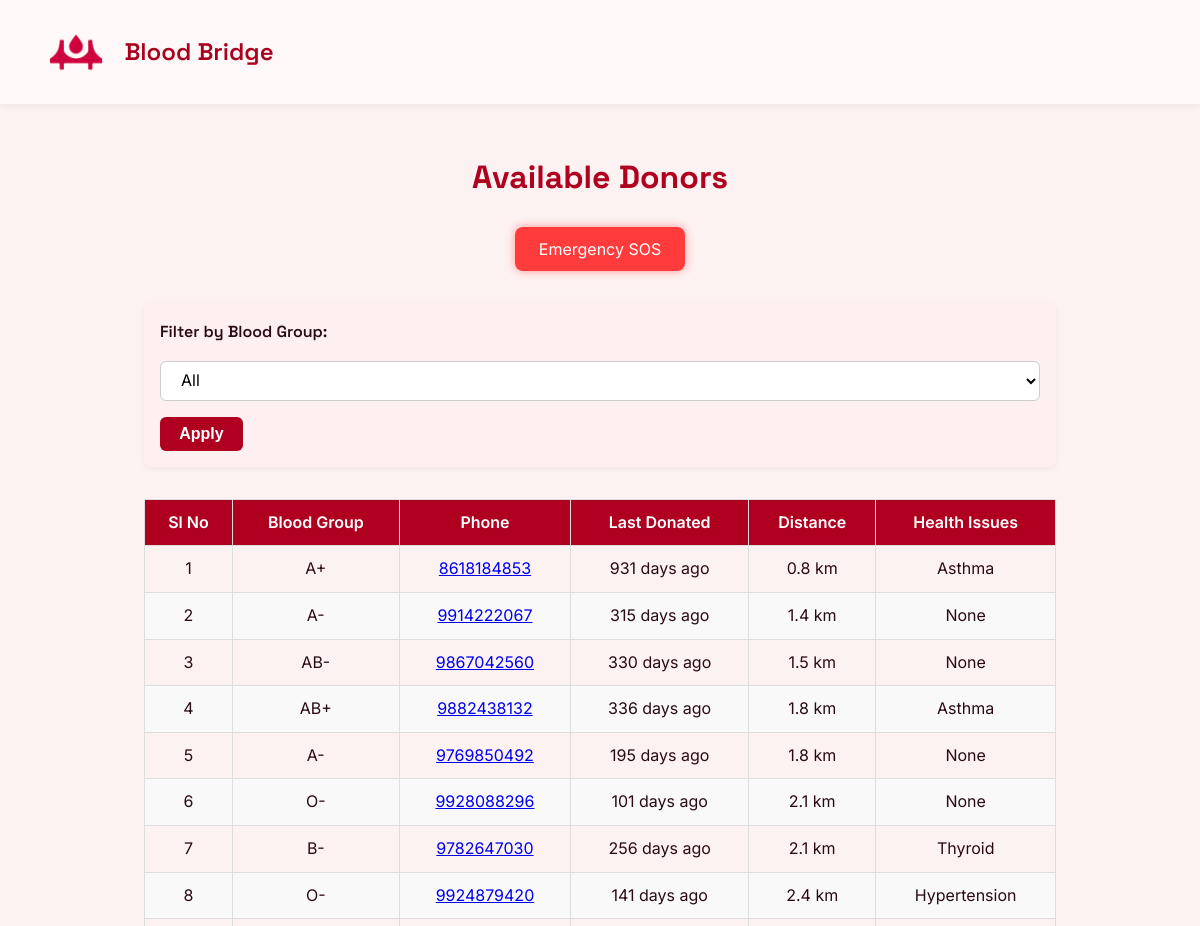
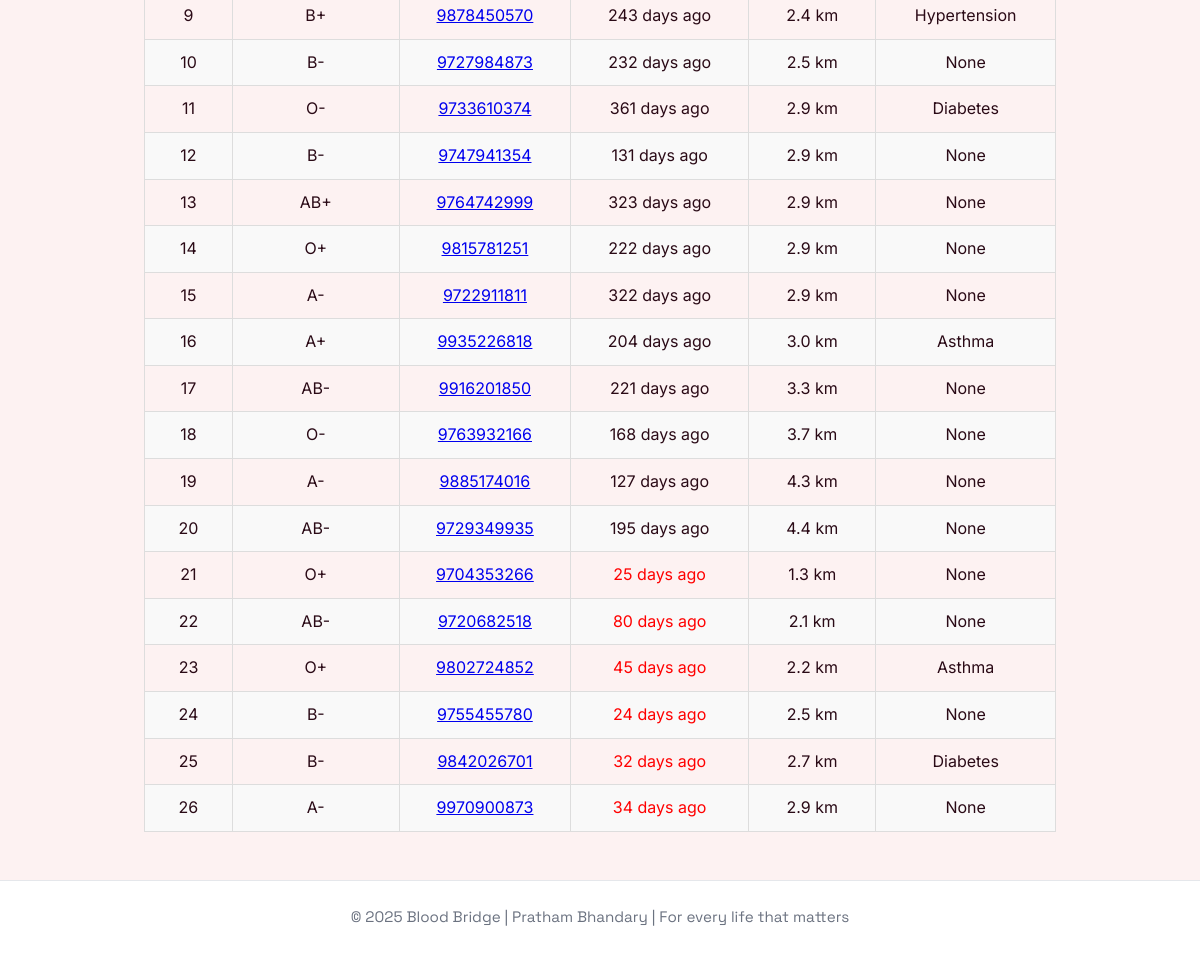
The page /hospital-dashboard (signed in) on the database as committed earlier (2 pictures, top to bottom).
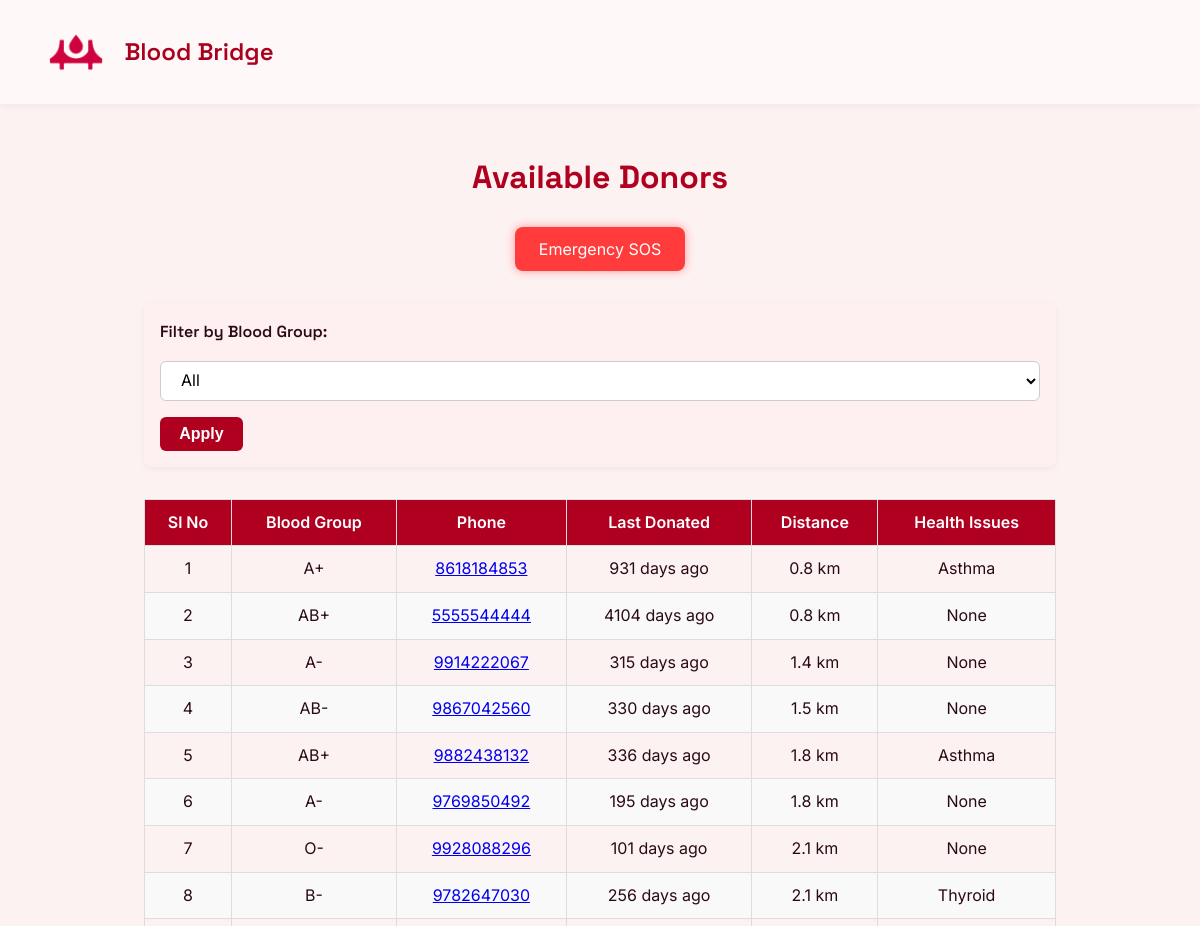
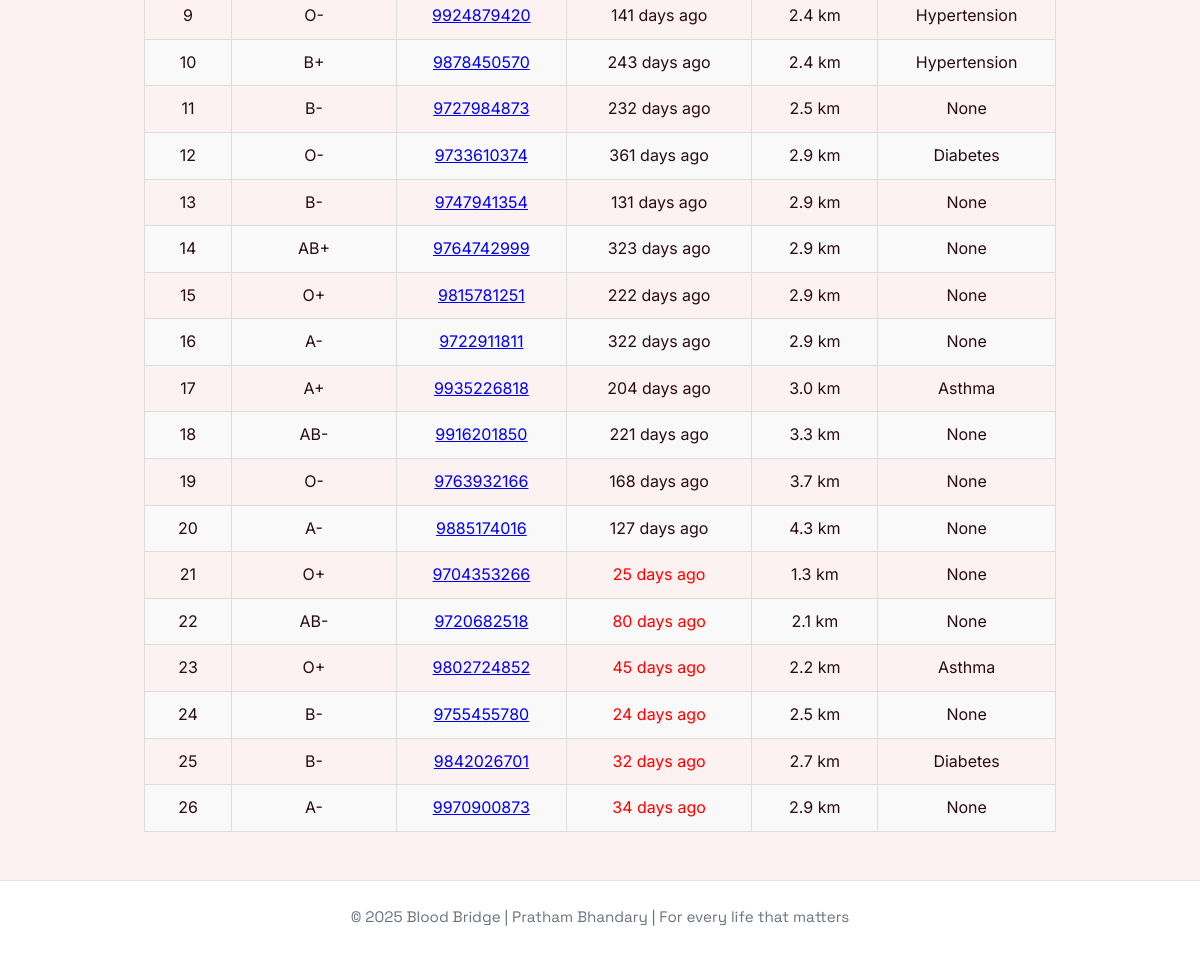
The same page on the database as committed later (2 pictures, top to bottom).
### tables this page shows
CREATE TABLE donors (
            id INTEGER PRIMARY KEY AUTOINCREMENT,
            name TEXT NOT NULL,
            email TEXT UNIQUE NOT NULL,
            phone TEXT NOT NULL,
            dob TEXT NOT NULL,
            blood_group TEXT NOT NULL,
            address_line TEXT,
            city TEXT,
            state TEXT,
            pincode TEXT,
            latitude REAL,
            longitude REAL,
            notify INTEGER DEFAULT 1,
            last_donated TEXT,
            health_problems TEXT
        );

### run.py (the view)
@app.route("/hospital-dashboard")
def hospital_dashboard():
    print(session.get('hospital_data'))
    if session.get('hospital_data'):
        hospital = session.get('hospital_data')
        hospital_lat = hospital['latitude']
        hospital_lon = hospital['longitude']
        selected_group = request.args.get("blood_group")
        raw_donors = get_all_donors()
        processed_donors = []
        for donor in raw_donors:
            dist = (
                calculate_distance(hospital_lat, hospital_lon, donor['latitude'], donor['longitude'])
                if donor['latitude'] and donor['longitude'] else float('inf')
            )
            last_donated_days = days_since(donor.get('last_donated'))
            eligible = is_eligible_to_donate(donor.get('last_donated'))
            if not selected_group or donor['blood_group'] == selected_group:
                processed_donors.append({
                    "blood_group": donor["blood_group"],
                    "contact": donor["phone"],
                    "distance": dist,
                    "last_donated_days": last_donated_days,
                    "diseases": donor.get("health_problems", "None"),
                    "eligible": eligible
                })
        eligible_donors = sorted([d for d in processed_donors if d['eligible']], key=lambda d: d['distance'])
        ineligible_donors = [d for d in processed_donors if not d['eligible']]
        top_eligible = eligible_donors[:20]
        if top_eligible:
            max_distance = top_eligible[-1]['distance']
        else:
            max_distance = float('inf')  # fallback if no eligible donors
        nearby_ineligible = [d for d in ineligible_donors if d['distance'] <= max_distance]
        final_donors = top_eligible + sorted(nearby_ineligible, key=lambda d: d['distance'])
        return render_template("hospital-dashboard.html", donors=final_donors)
    return redirect(url_for("hospital_login"))

### database.py (called while the page is built)
def get_all_donors():
    conn = sqlite3.connect(DATABASE)
    conn.row_factory = sqlite3.Row
    c = conn.cursor()
    c.execute('SELECT * FROM donors')
    donors = c.fetchall()
    conn.close()
    return [dict(row) for row in donors]

def calculate_distance(lat1, lon1, lat2, lon2):
    R = 6371  # Radius of Earth in km
    dlat = radians(lat2 - lat1)
    dlon = radians(lon2 - lon1)
    a = sin(dlat/2)**2 + cos(radians(lat1)) * cos(radians(lat2)) * sin(dlon/2)**2
    c = 2 * atan2(sqrt(a), sqrt(1 - a))
    return round(R * c, 1)

def days_since(date_str):
    try:
        date = datetime.strptime(date_str, '%Y-%m-%d')
        return (datetime.now() - date).days
    except:
        return "N/A"

def is_eligible_to_donate(last_donated_date_str):
    if not last_donated_date_str:
        return True  # No record means never donated — eligible
    try:
        last_donated = datetime.strptime(last_donated_date_str, "%Y-%m-%d")
        return (datetime.now() - last_donated).days >= 90
    except:
        return False  # Invalid date format

### templates/hospital-dashboard.html (shortened to what this page needs)
<!DOCTYPE html>
<html lang="en">
<head>
  <link rel="stylesheet" href="{{ url_for('static', filename='css/style.css') }}" />
</head>
<body>
  <header>
    <nav class="navbar">
      <div class="logo"><img src="{{ url_for('static', filename='resourses/logo4.png') }}" alt="" class="logo-img"><span style="padding-left: 10px;">Blood Bridge</span></div>
    </nav>
  </header>
  <section class="container donor-list">
    <h2>Available Donors</h2>
    <form action="/sos" method="post" class="sos">
      <button type="submit" class="sos-button">Emergency SOS</button>
    </form>
    <div class="form-group">
        <form method="get" action="/hospital-dashboard" class="filter-form">
            <label for="blood_group">Filter by Blood Group:</label>
            <select name="blood_group" id="blood_group">
                <option value="">All</option>
            </select>
            <button type="submit">Apply</button>
        </form>
    </div>
    <table class="donor-table">
  <thead>
    <tr>
      <th>Sl No</th>
      <th>Blood Group</th>
      <th>Phone</th>
      <th>Last Donated</th>
      <th>Distance</th>
      <th>Health Issues</th>
    </tr>
  </thead>
    <tbody>
            {% for donor in donors %}
                <tr>
                    <td>{{ loop.index }}</td>
                    <td>{{ donor.blood_group }}</td>
                    <td><a href="tel:+91{{ donor.contact }}">{{ donor.contact }}</a></td>
                    <td class="{{ 'eligible' if donor.eligible else 'not-eligible' }}">
                        {{ donor.last_donated_days }} days ago
                    </td>
                    <td>{{ donor.distance }} km</td>
                    <td>{{ donor.diseases or 'None' }}</td>
                </tr>
            {% endfor %}
        </tbody>
    </table>
    </section>
  <footer>
    <div class="footer-content">
      <p>&copy; 2025 Blood Bridge | Pratham Bhandary | For every life that matters</p>
    </div>
  </footer>
</body>
</html>

### static/css/style.css (style rules this page uses)
:root { --primary: #b00020; --accent: #f47c7c; --bg-light: #fdf2f2; --text: #2a0a16; --white: #ffffff; --shadow: rgba(0, 0, 0, 0.08); --radius: 12px; --transition: 0.3s ease; }
* { margin: 0; padding: 0; box-sizing: border-box; }
body { font-family: 'Inter', sans-serif; background: var(--bg-light); color: var(--text); line-height: 1.6; scroll-behavior: smooth; }
.navbar { display: flex; justify-content: space-between; align-items: center; padding: 1.2rem 2rem; background: var(--white); box-shadow: 0 2px 8px var(--shadow); position: sticky; top: 0; z-index: 1000; }
.logo { font-size: 1.6rem; font-weight: 700; color: var(--primary); }
.container { max-width: 960px; margin: 3rem auto; padding: 0 1.5rem; }
footer { background: var(--white); border-top: 1px solid #e5e7eb; padding: 1.5rem; text-align: center; font-size: 0.95rem; color: #6b7280; }
h1, h2, .logo { font-family: 'Space Grotesk', sans-serif; }
.register-form input, .register-form textarea, select { width: 100%; padding: 0.8rem 1rem; font-size: 1rem; border: 1px solid #ccc; border-radius: 12px; background-color: #f9f9f9; transition: border 0.3s ease, background-color 0.3s ease; font-family: 'Inter', sans-serif; }
.donor-list h2 { font-family: 'Space Grotesk', sans-serif; font-size: 2rem; color: var(--primary); margin-bottom: 1.5rem; text-align: center; }
.donor-table { width: 100%; border-collapse: collapse; margin-top: 30px; font-family: 'Inter', sans-serif; }
.donor-table th, .donor-table td { border: 1px solid #ddd; padding: 10px; text-align: center; }
.donor-table th { background-color: var(--primary); color: white; font-weight: 600; }
.donor-table tr:nth-child(even) { background-color: #f9f9f9; }
.filter-form { display: flex; flex-wrap: wrap; align-items: center; gap: 1rem; margin: 2rem 0; padding: 1rem; background-color: #fef0f0; border-radius: 8px; box-shadow: 0 2px 6px rgba(0, 0, 0, 0.05); }
.filter-form label { font-weight: 600; color: var(--text); }
.filter-form select { padding: 0.5rem 1rem; border: 1px solid #ccc; border-radius: 6px; font-size: 1rem; background-color: #fff; min-width: 120px; cursor: pointer; }
.filter-form button { padding: 0.5rem 1.2rem; background-color: var(--primary); color: #fff; border: none; border-radius: 6px; font-size: 1rem; font-weight: 600; cursor: pointer; transition: background-color 0.3s ease; }
.sos-button { background-color: #ff3b3b; color: #fff; border: none; padding: 0.75rem 1.5rem; font-size: 1rem; border-radius: 8px; cursor: pointer; transition: background-color 0.3s ease; font-family: 'Inter', sans-serif; box-shadow: 0 0 10px rgba(255, 59, 59, 0.5); }
.sos { display: flex; justify-content: center; }
.logo { display: flex; align-items: center; justify-content: center; padding: 1rem; background-color: auto; }
.logo-img { height: 50px; width: auto; object-fit: contain; transition: transform 0.3s ease; }
nav.navbar { display: flex; justify-content: space-between; align-items: center; background-color: var(--primary-bg, #fff8f8); padding: 1rem 2rem; box-shadow: 0 2px 8px rgba(0, 0, 0, 0.05); flex-wrap: wrap; position: relative; z-index: 10; }
.logo { display: flex; align-items: center; font-family: 'Space Grotesk', sans-serif; font-size: 1.5rem; font-weight: 600; color: #aa001e; }
.logo-img { height: 40px; width: auto; margin-right: 0.5rem; object-fit: contain; }
:root { --primary-color: #aa001e; --bg-color: #fff8f8; --hover-color: #8e0018; }
* { box-sizing: border-box; margin: 0; padding: 0; }
body { font-family: 'Space Grotesk', sans-serif; }
.navbar { display: flex; justify-content: space-between; align-items: center; background-color: var(--bg-color); padding: 1rem 2rem; box-shadow: 0 2px 8px rgba(0, 0, 0, 0.05); flex-wrap: wrap; position: relative; }
.logo { display: flex; align-items: center; font-size: 1.5rem; font-weight: 600; color: var(--primary-color); }
.logo-img { height: 40px; width: auto; margin-right: 10px; }
.not-eligible { color: red; }

Rows that differ between the two databases and show on the page:
no longer on this page (row unchanged): donors: blood_group "AB-", contact "9729349935", last_donated_days "195", distance "4.4", health_problems "None"
added donors: blood_group "AB+", contact "5555544444", last_donated_days "4104", distance "0.8", diseases "None"
